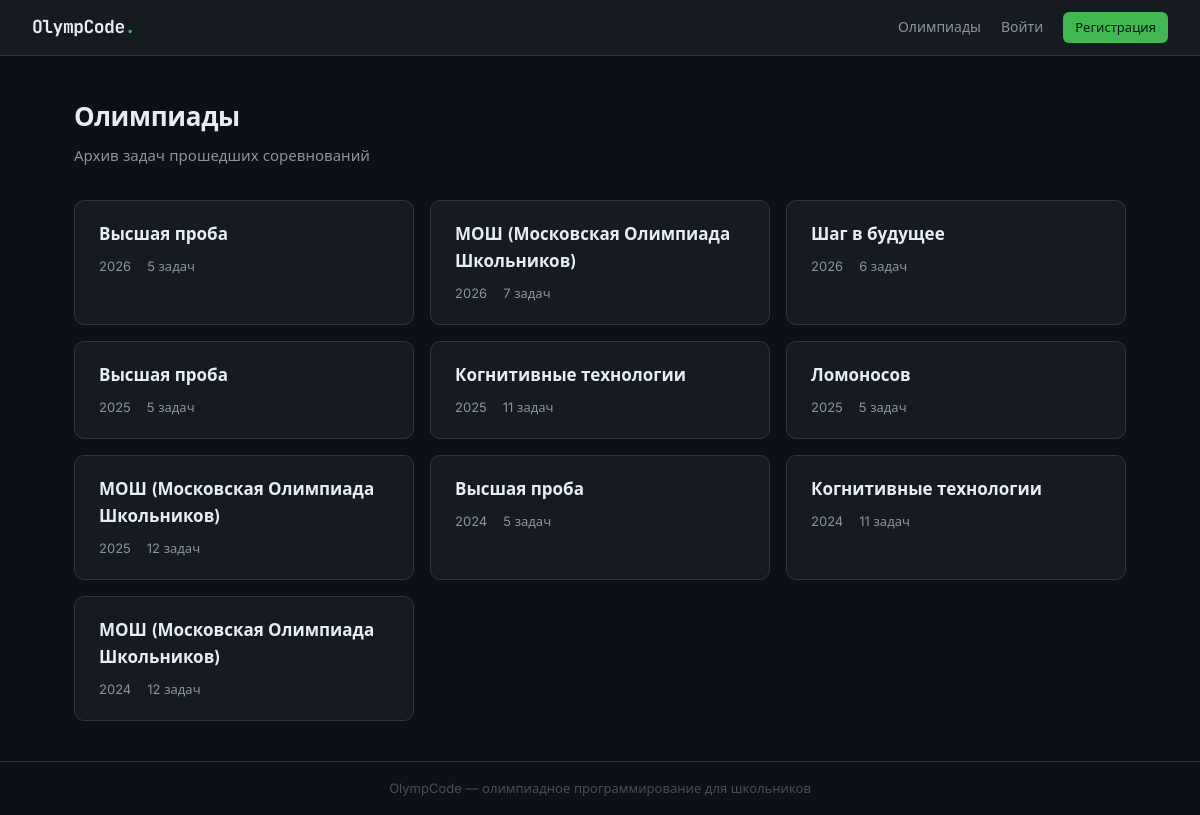
The app's page /contests/ with its own data.
### models.py (models this page shows)
class Contest(Base):
    __tablename__ = "contests"
    id:          Mapped[int]        = mapped_column(Integer, primary_key=True)
    title:       Mapped[str]        = mapped_column(String(256))
    year:        Mapped[int | None] = mapped_column(Integer, nullable=True)
    description: Mapped[str | None] = mapped_column(Text, nullable=True)
    format:      Mapped[ContestFormat] = mapped_column(SAEnum(ContestFormat), default=ContestFormat.POLYGON)
    is_visible:  Mapped[bool]       = mapped_column(Boolean, default=False)
    created_at:  Mapped[datetime]   = mapped_column(DateTime, default=datetime.now)
    contest_tasks: Mapped[list["ContestTask"]] = relationship(back_populates="contest")

### routers/contests.py (the view)
@router.get("/")
async def contests_list(request: Request, db: Session = Depends(get_db)):
    user     = get_current_user(request, db)
    if user and getattr(user, 'is_admin', False):
        contests = db.query(Contest).order_by(Contest.year.desc(), Contest.title).all()
    else:
        contests = db.query(Contest).filter_by(is_visible=True).order_by(Contest.year.desc(), Contest.title).all()
    return templates.TemplateResponse("contests/index.html", {
        "request":  request,
        "user":     user,
        "contests": contests,
    })

### templates/contests/index.html (shortened to what this page needs)
{% extends "base.html" %}
{% block content %}
<div class="page-header">
  <h1>Олимпиады</h1>
  <p>Архив задач прошедших соревнований</p>
</div>
{% if contests %}
<div class="topics-grid">
  {% for contest in contests %}
  <a href="/contests/{{ contest.id }}" class="topic-card">
    <div class="topic-card__title">{{ contest.title }}</div>
    <div class="topic-card__meta">
      {% if contest.year %}<span>{{ contest.year }}</span>{% endif %}
      <span>{{ contest.contest_tasks | length }} задач</span>
    </div>
  </a>
  {% endfor %}
</div>
{% endif %}
{% endblock %}

### static/css/main.css (style rules this page uses)
*, *::before, *::after { box-sizing: border-box; margin: 0; padding: 0; }
:root { --bg: #0d1117; --bg-card: #161b22; --bg-input: #0d1117; --border: #30363d; --border-hi: #58a6ff; --text: #e6edf3; --text-2: #8b949e; --text-3: #484f58; --green: #3fb950; --green-dim: #1a4226; --red: #f85149; --red-dim: #3d1a19; --amber: #d29922; --amber-dim: #2d2208; --blue: #58a6ff; --mono: 'JetBrains Mono', 'Courier New', monospace; --sans: 'Inter', system-ui, sans-serif; --radius: 6px; --radius-lg: 10px; }
html { scroll-behavior: smooth; }
body { background: var(--bg); color: var(--text); font-family: var(--sans); font-size: 15px; line-height: 1.6; min-height: 100vh; display: flex; flex-direction: column; }
a { color: var(--blue); text-decoration: none; }
.page-header { margin-bottom: 32px; }
.page-header h1 { font-size: 26px; font-weight: 600; letter-spacing: -0.3px; }
.page-header p { color: var(--text-2); margin-top: 6px; }
.topics-grid { display: grid; grid-template-columns: repeat(auto-fill, minmax(320px, 1fr)); gap: 16px; }
.topic-card { background: var(--bg-card); border: 1px solid var(--border); border-radius: var(--radius-lg); padding: 20px 24px; text-decoration: none; color: var(--text); transition: border-color .15s, transform .15s, box-shadow .15s; display: block; }
.topic-card__title { font-size: 17px; font-weight: 600; margin-bottom: 8px; }
.topic-card__meta { font-size: 13px; color: var(--text-2); display: flex; gap: 16px; }

### records on screen
Contest: title "Высшая проба", year "2026", contest_tasks|length "5"
Contest: title "МОШ (Московская Олимпиада Школьников)", year "2026", contest_tasks|length "7"
Contest: title "Шаг в будущее", year "2026", contest_tasks|length "6"
Contest: title "Высшая проба", year "2025", contest_tasks|length "5"
Contest: title "Когнитивные технологии", year "2025", contest_tasks|length "11"
Contest: title "Ломоносов", year "2025", contest_tasks|length "5"
Contest: title "МОШ (Московская Олимпиада Школьников)", year "2025", contest_tasks|length "12"
Contest: title "Высшая проба", year "2024", contest_tasks|length "5"
Contest: title "Когнитивные технологии", year "2024", contest_tasks|length "11"
Contest: title "МОШ (Московская Олимпиада Школьников)", year "2024", contest_tasks|length "12"
